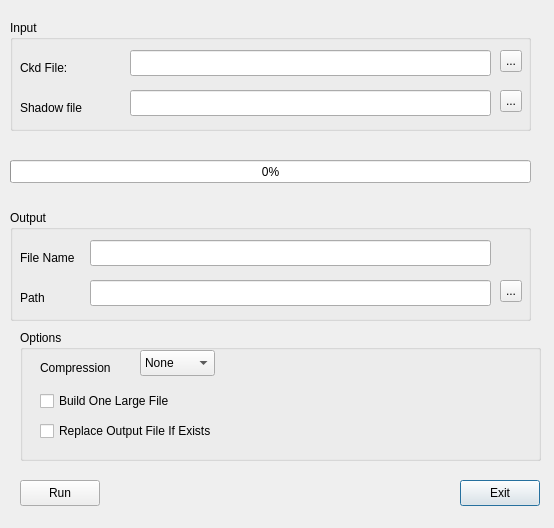
<?xml version="1.0" encoding="UTF-8"?>
<ui version="4.0">
 <class>DasdcopyClass</class>
 <widget class="QDialog" name="DasdcopyClass">
  <property name="geometry">
   <rect>
    <x>0</x>
    <y>0</y>
    <width>554</width>
    <height>528</height>
   </rect>
  </property>
  <property name="windowTitle">
   <string>Dasdcopy</string>
  </property>
  <widget class="QPushButton" name="exitButton">
   <property name="geometry">
    <rect>
     <x>460</x>
     <y>480</y>
     <width>80</width>
     <height>26</height>
    </rect>
   </property>
   <property name="text">
    <string>Exit</string>
   </property>
  </widget>
  <widget class="QPushButton" name="runButton">
   <property name="geometry">
    <rect>
     <x>20</x>
     <y>480</y>
     <width>80</width>
     <height>26</height>
    </rect>
   </property>
   <property name="text">
    <string>Run</string>
   </property>
  </widget>
  <widget class="QGroupBox" name="groupBox">
   <property name="geometry">
    <rect>
     <x>10</x>
     <y>20</y>
     <width>521</width>
     <height>111</height>
    </rect>
   </property>
   <property name="title">
    <string>Input</string>
   </property>
   <widget class="QLineEdit" name="infile">
    <property name="geometry">
     <rect>
      <x>120</x>
      <y>30</y>
      <width>361</width>
      <height>26</height>
     </rect>
    </property>
   </widget>
   <widget class="QToolButton" name="browseFileButton">
    <property name="geometry">
     <rect>
      <x>490</x>
      <y>30</y>
      <width>22</width>
      <height>22</height>
     </rect>
    </property>
    <property name="text">
     <string>...</string>
    </property>
   </widget>
   <widget class="QLabel" name="label">
    <property name="geometry">
     <rect>
      <x>10</x>
      <y>40</y>
      <width>71</width>
      <height>16</height>
     </rect>
    </property>
    <property name="text">
     <string>Ckd File:</string>
    </property>
   </widget>
   <widget class="QLineEdit" name="shadowFile">
    <property name="geometry">
     <rect>
      <x>120</x>
      <y>70</y>
      <width>361</width>
      <height>26</height>
     </rect>
    </property>
   </widget>
   <widget class="QToolButton" name="browseSfButton">
    <property name="geometry">
     <rect>
      <x>490</x>
      <y>70</y>
      <width>22</width>
      <height>22</height>
     </rect>
    </property>
    <property name="text">
     <string>...</string>
    </property>
   </widget>
   <widget class="QLabel" name="label_2">
    <property name="geometry">
     <rect>
      <x>10</x>
      <y>80</y>
      <width>71</width>
      <height>16</height>
     </rect>
    </property>
    <property name="text">
     <string>Shadow file</string>
    </property>
   </widget>
  </widget>
  <widget class="QGroupBox" name="groupBox_2">
   <property name="geometry">
    <rect>
     <x>10</x>
     <y>210</y>
     <width>521</width>
     <height>111</height>
    </rect>
   </property>
   <property name="title">
    <string>Output</string>
   </property>
   <widget class="QLineEdit" name="filename">
    <property name="geometry">
     <rect>
      <x>80</x>
      <y>30</y>
      <width>401</width>
      <height>26</height>
     </rect>
    </property>
   </widget>
   <widget class="QLineEdit" name="path">
    <property name="geometry">
     <rect>
      <x>80</x>
      <y>70</y>
      <width>401</width>
      <height>26</height>
     </rect>
    </property>
   </widget>
   <widget class="QToolButton" name="browseOutButton">
    <property name="geometry">
     <rect>
      <x>490</x>
      <y>70</y>
      <width>22</width>
      <height>22</height>
     </rect>
    </property>
    <property name="text">
     <string>...</string>
    </property>
   </widget>
   <widget class="QLabel" name="label_3">
    <property name="geometry">
     <rect>
      <x>10</x>
      <y>40</y>
      <width>61</width>
      <height>16</height>
     </rect>
    </property>
    <property name="text">
     <string>File Name</string>
    </property>
   </widget>
   <widget class="QLabel" name="label_4">
    <property name="geometry">
     <rect>
      <x>10</x>
      <y>80</y>
      <width>61</width>
      <height>16</height>
     </rect>
    </property>
    <property name="text">
     <string>Path</string>
    </property>
   </widget>
  </widget>
  <widget class="QGroupBox" name="groupBox_3">
   <property name="geometry">
    <rect>
     <x>20</x>
     <y>330</y>
     <width>521</width>
     <height>131</height>
    </rect>
   </property>
   <property name="title">
    <string>Options</string>
   </property>
   <property name="flat">
    <bool>false</bool>
   </property>
   <widget class="QComboBox" name="compressionComboBox">
    <property name="geometry">
     <rect>
      <x>120</x>
      <y>20</y>
      <width>75</width>
      <height>26</height>
     </rect>
    </property>
    <item>
     <property name="text">
      <string>None</string>
     </property>
    </item>
    <item>
     <property name="text">
      <string>zlib</string>
     </property>
    </item>
    <item>
     <property name="text">
      <string>bz2</string>
     </property>
    </item>
   </widget>
   <widget class="QLabel" name="label_5">
    <property name="geometry">
     <rect>
      <x>20</x>
      <y>30</y>
      <width>81</width>
      <height>16</height>
     </rect>
    </property>
    <property name="text">
     <string>Compression</string>
    </property>
   </widget>
   <widget class="QCheckBox" name="lfsCheckbox">
    <property name="geometry">
     <rect>
      <x>20</x>
      <y>60</y>
      <width>181</width>
      <height>22</height>
     </rect>
    </property>
    <property name="text">
     <string>Build One Large File</string>
    </property>
   </widget>
   <widget class="QCheckBox" name="replaceCheckbox">
    <property name="geometry">
     <rect>
      <x>20</x>
      <y>90</y>
      <width>201</width>
      <height>22</height>
     </rect>
    </property>
    <property name="text">
     <string>Replace Output File If Exists</string>
    </property>
   </widget>
  </widget>
  <widget class="QProgressBar" name="progressBar">
   <property name="enabled">
    <bool>true</bool>
   </property>
   <property name="geometry">
    <rect>
     <x>10</x>
     <y>160</y>
     <width>521</width>
     <height>23</height>
    </rect>
   </property>
   <property name="value">
    <number>0</number>
   </property>
   <property name="textVisible">
    <bool>true</bool>
   </property>
   <property name="invertedAppearance">
    <bool>false</bool>
   </property>
  </widget>
 </widget>
 <resources/>
 <connections/>
</ui>
